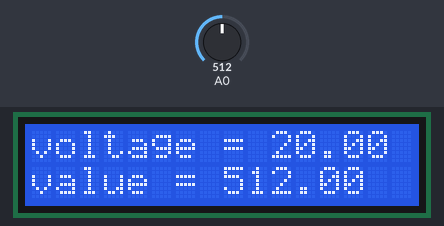
Recording of a sketch running on a simulated Arduino Uno, built with avr-gcc and run on an emulated ATmega328P. Parts: 16×2 character LCD. Inputs (shaded band) come from the test bench; at power-on: A0 = 512. What the sketch prints to the serial monitor is not drawn.

Above: at 1.2 s.
1.3 s: A0 set to 716
At 3.3 s:
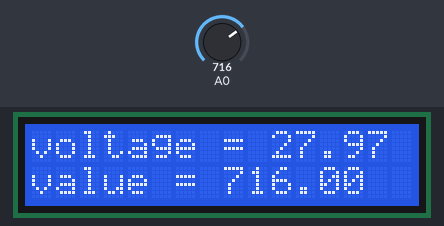
3.6 s: A0 set to 900
At 4.7 s:
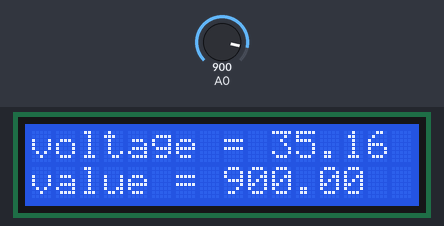
5.7 s: A0 set to 1023
At 7.3 s:
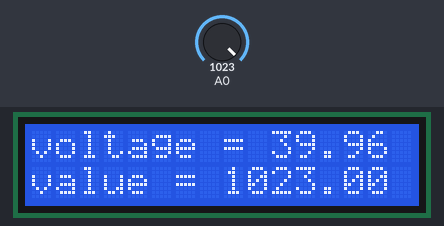
Timing chart, 0 to 8.8 s (numbered marks = the images above; inputs shaded):
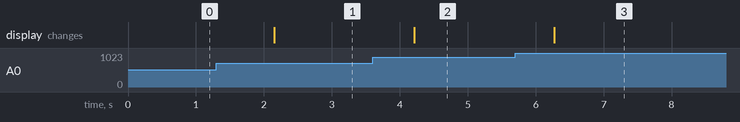

Measured:
- after the input at 1.3 s, the display: changes after 0.85 s (image 1)
- after the input at 3.6 s, the display: changes after 0.61 s (image 2)
- after the input at 5.7 s, the display: changes after 0.58 s (image 3)

The sketch:

Arduino_voltmeter_I2C_LCD.ino
```cpp
#include <Wire.h>
#include <LiquidCrystal_I2C.h>
LiquidCrystal_I2C lcd(0x27, 16, 2);

float value=0;
void setup()
{
  Serial.begin(9600);
    lcd.begin();

}
void loop()
{
  value = analogRead(A0);
  Serial.print("value =  ");
  Serial.print(value);
  float voltage =(value*40)/1024;
  Serial.print("       \t");
  Serial.print("voltage =  ");
  Serial.println(voltage);
  lcd.setCursor(0,1);
  lcd.print("value = ");
  lcd.print(value);
  lcd.setCursor(0,0);
  lcd.print("voltage = ");
  lcd.print(voltage);
  delay(1000);
}
```
